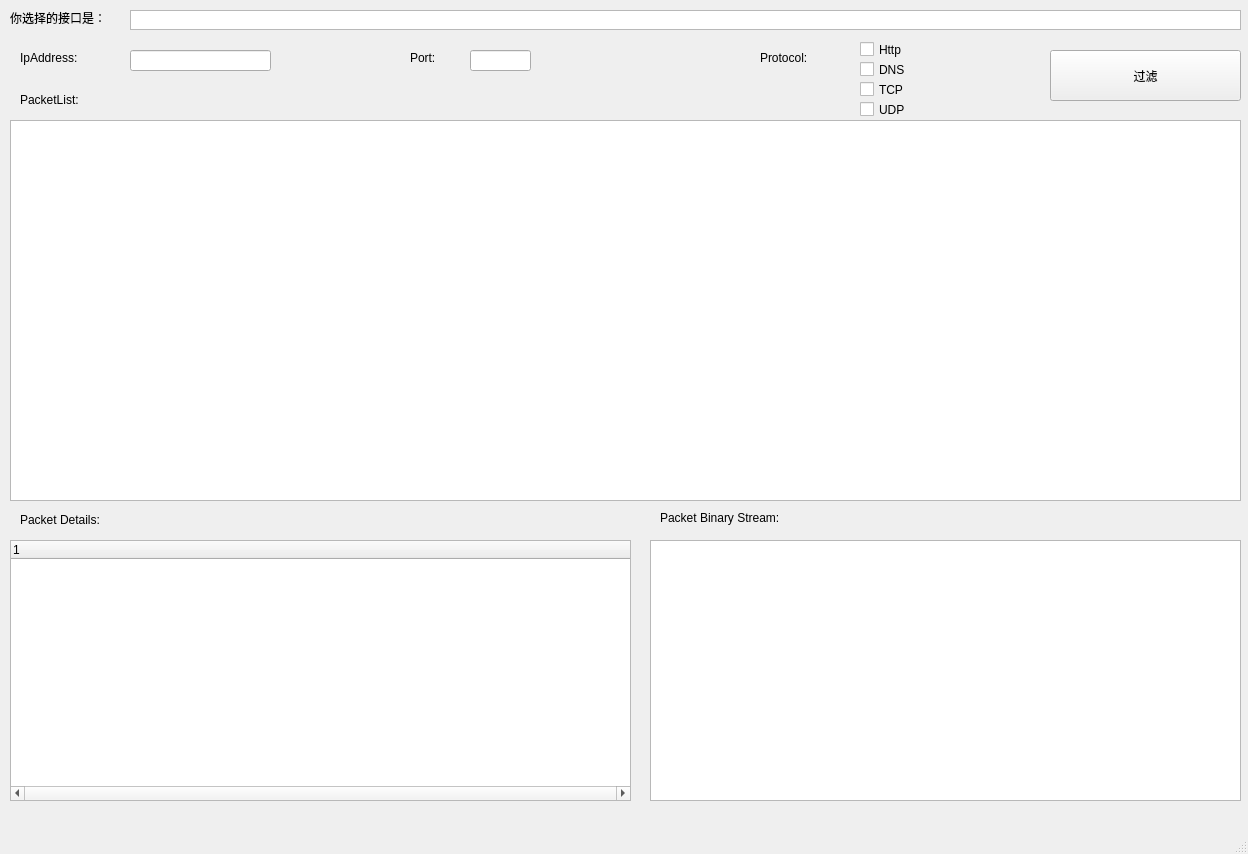
<?xml version="1.0" encoding="UTF-8"?>
<ui version="4.0">
 <class>MainWindow</class>
 <widget class="QMainWindow" name="MainWindow">
  <property name="geometry">
   <rect>
    <x>0</x>
    <y>0</y>
    <width>1248</width>
    <height>854</height>
   </rect>
  </property>
  <property name="windowTitle">
   <string>UCAS-嗅探器</string>
  </property>
  <widget class="QWidget" name="centralwidget">
   <widget class="QLabel" name="PacketListLabel">
    <property name="geometry">
     <rect>
      <x>20</x>
      <y>90</y>
      <width>111</width>
      <height>19</height>
     </rect>
    </property>
    <property name="text">
     <string>PacketList:</string>
    </property>
   </widget>
   <widget class="QLabel" name="label">
    <property name="geometry">
     <rect>
      <x>20</x>
      <y>510</y>
      <width>151</width>
      <height>19</height>
     </rect>
    </property>
    <property name="text">
     <string>Packet Details:</string>
    </property>
   </widget>
   <widget class="QPlainTextEdit" name="plainTextEdit">
    <property name="geometry">
     <rect>
      <x>650</x>
      <y>540</y>
      <width>591</width>
      <height>261</height>
     </rect>
    </property>
   </widget>
   <widget class="QTreeWidget" name="treeWidget">
    <property name="geometry">
     <rect>
      <x>10</x>
      <y>540</y>
      <width>621</width>
      <height>261</height>
     </rect>
    </property>
    <property name="horizontalScrollBarPolicy">
     <enum>Qt::ScrollBarAlwaysOn</enum>
    </property>
    <column>
     <property name="text">
      <string notr="true">1</string>
     </property>
    </column>
   </widget>
   <widget class="QLabel" name="label_2">
    <property name="geometry">
     <rect>
      <x>660</x>
      <y>510</y>
      <width>171</width>
      <height>16</height>
     </rect>
    </property>
    <property name="text">
     <string>Packet Binary Stream:</string>
    </property>
   </widget>
   <widget class="QPlainTextEdit" name="plainText_Device">
    <property name="geometry">
     <rect>
      <x>130</x>
      <y>10</y>
      <width>1111</width>
      <height>20</height>
     </rect>
    </property>
    <property name="verticalScrollBarPolicy">
     <enum>Qt::ScrollBarAlwaysOff</enum>
    </property>
    <property name="horizontalScrollBarPolicy">
     <enum>Qt::ScrollBarAlwaysOff</enum>
    </property>
   </widget>
   <widget class="QLabel" name="label_3">
    <property name="geometry">
     <rect>
      <x>10</x>
      <y>10</y>
      <width>121</width>
      <height>16</height>
     </rect>
    </property>
    <property name="text">
     <string>你选择的接口是：</string>
    </property>
   </widget>
   <widget class="QLabel" name="label_4">
    <property name="geometry">
     <rect>
      <x>20</x>
      <y>50</y>
      <width>81</width>
      <height>16</height>
     </rect>
    </property>
    <property name="text">
     <string>IpAddress:</string>
    </property>
   </widget>
   <widget class="QLabel" name="label_5">
    <property name="geometry">
     <rect>
      <x>410</x>
      <y>50</y>
      <width>51</width>
      <height>16</height>
     </rect>
    </property>
    <property name="text">
     <string>Port:</string>
    </property>
   </widget>
   <widget class="QLabel" name="label_6">
    <property name="geometry">
     <rect>
      <x>760</x>
      <y>50</y>
      <width>72</width>
      <height>15</height>
     </rect>
    </property>
    <property name="text">
     <string>Protocol:</string>
    </property>
   </widget>
   <widget class="QLineEdit" name="lineEdit_Address">
    <property name="geometry">
     <rect>
      <x>130</x>
      <y>50</y>
      <width>141</width>
      <height>21</height>
     </rect>
    </property>
   </widget>
   <widget class="QLineEdit" name="lineEdit_Port">
    <property name="geometry">
     <rect>
      <x>470</x>
      <y>50</y>
      <width>61</width>
      <height>21</height>
     </rect>
    </property>
   </widget>
   <widget class="QCheckBox" name="checkBox_dns">
    <property name="geometry">
     <rect>
      <x>860</x>
      <y>60</y>
      <width>87</width>
      <height>19</height>
     </rect>
    </property>
    <property name="text">
     <string>DNS</string>
    </property>
   </widget>
   <widget class="QCheckBox" name="checkBox_tcp">
    <property name="geometry">
     <rect>
      <x>860</x>
      <y>80</y>
      <width>87</width>
      <height>19</height>
     </rect>
    </property>
    <property name="text">
     <string>TCP</string>
    </property>
   </widget>
   <widget class="QCheckBox" name="checkBox_http">
    <property name="geometry">
     <rect>
      <x>860</x>
      <y>40</y>
      <width>87</width>
      <height>19</height>
     </rect>
    </property>
    <property name="text">
     <string>Http</string>
    </property>
   </widget>
   <widget class="QCheckBox" name="checkBox_udp">
    <property name="geometry">
     <rect>
      <x>860</x>
      <y>100</y>
      <width>87</width>
      <height>19</height>
     </rect>
    </property>
    <property name="text">
     <string>UDP</string>
    </property>
   </widget>
   <widget class="QPushButton" name="pushButton_Filter">
    <property name="geometry">
     <rect>
      <x>1050</x>
      <y>50</y>
      <width>191</width>
      <height>51</height>
     </rect>
    </property>
    <property name="text">
     <string>过滤</string>
    </property>
   </widget>
   <widget class="QTableView" name="tableView">
    <property name="geometry">
     <rect>
      <x>10</x>
      <y>120</y>
      <width>1231</width>
      <height>381</height>
     </rect>
    </property>
   </widget>
  </widget>
  <widget class="QStatusBar" name="statusbar"/>
  <widget class="QMenuBar" name="menubar">
   <property name="geometry">
    <rect>
     <x>0</x>
     <y>0</y>
     <width>1248</width>
     <height>23</height>
    </rect>
   </property>
  </widget>
 </widget>
 <resources/>
 <connections/>
</ui>
